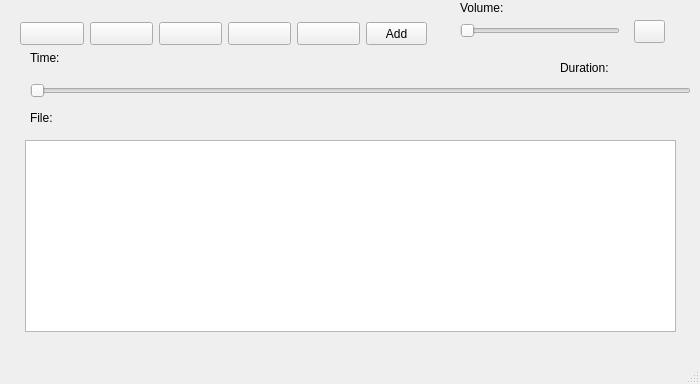
<?xml version="1.0" encoding="UTF-8"?>
<ui version="4.0">
 <class>MainWindow</class>
 <widget class="QMainWindow" name="MainWindow">
  <property name="geometry">
   <rect>
    <x>0</x>
    <y>0</y>
    <width>700</width>
    <height>384</height>
   </rect>
  </property>
  <property name="minimumSize">
   <size>
    <width>700</width>
    <height>384</height>
   </size>
  </property>
  <property name="maximumSize">
   <size>
    <width>700</width>
    <height>384</height>
   </size>
  </property>
  <property name="windowTitle">
   <string>MediaPlayerPD411</string>
  </property>
  <property name="windowIcon">
   <iconset resource="icons.qrc">
    <normaloff>:/icon/cat_icon_144442.ico</normaloff>:/icon/cat_icon_144442.ico</iconset>
  </property>
  <widget class="QWidget" name="centralwidget">
   <widget class="QPushButton" name="pushButton_Play">
    <property name="geometry">
     <rect>
      <x>90</x>
      <y>22</y>
      <width>63</width>
      <height>23</height>
     </rect>
    </property>
    <property name="sizePolicy">
     <sizepolicy hsizetype="Expanding" vsizetype="Fixed">
      <horstretch>0</horstretch>
      <verstretch>0</verstretch>
     </sizepolicy>
    </property>
    <property name="sizeIncrement">
     <size>
      <width>0</width>
      <height>0</height>
     </size>
    </property>
    <property name="text">
     <string/>
    </property>
   </widget>
   <widget class="QPushButton" name="pushButton_Prev">
    <property name="geometry">
     <rect>
      <x>20</x>
      <y>22</y>
      <width>64</width>
      <height>23</height>
     </rect>
    </property>
    <property name="sizePolicy">
     <sizepolicy hsizetype="Expanding" vsizetype="Fixed">
      <horstretch>0</horstretch>
      <verstretch>0</verstretch>
     </sizepolicy>
    </property>
    <property name="sizeIncrement">
     <size>
      <width>0</width>
      <height>0</height>
     </size>
    </property>
    <property name="text">
     <string/>
    </property>
   </widget>
   <widget class="QPushButton" name="pushButton_Pause">
    <property name="geometry">
     <rect>
      <x>228</x>
      <y>22</y>
      <width>63</width>
      <height>23</height>
     </rect>
    </property>
    <property name="sizePolicy">
     <sizepolicy hsizetype="Expanding" vsizetype="Fixed">
      <horstretch>0</horstretch>
      <verstretch>0</verstretch>
     </sizepolicy>
    </property>
    <property name="sizeIncrement">
     <size>
      <width>0</width>
      <height>0</height>
     </size>
    </property>
    <property name="text">
     <string/>
    </property>
   </widget>
   <widget class="QPushButton" name="pushButton_Add">
    <property name="geometry">
     <rect>
      <x>366</x>
      <y>22</y>
      <width>61</width>
      <height>23</height>
     </rect>
    </property>
    <property name="sizePolicy">
     <sizepolicy hsizetype="Expanding" vsizetype="Fixed">
      <horstretch>0</horstretch>
      <verstretch>0</verstretch>
     </sizepolicy>
    </property>
    <property name="sizeIncrement">
     <size>
      <width>0</width>
      <height>0</height>
     </size>
    </property>
    <property name="text">
     <string>Add</string>
    </property>
   </widget>
   <widget class="QPushButton" name="pushButton_Next">
    <property name="geometry">
     <rect>
      <x>297</x>
      <y>22</y>
      <width>63</width>
      <height>23</height>
     </rect>
    </property>
    <property name="sizePolicy">
     <sizepolicy hsizetype="Expanding" vsizetype="Fixed">
      <horstretch>0</horstretch>
      <verstretch>0</verstretch>
     </sizepolicy>
    </property>
    <property name="sizeIncrement">
     <size>
      <width>0</width>
      <height>0</height>
     </size>
    </property>
    <property name="text">
     <string/>
    </property>
   </widget>
   <widget class="QPushButton" name="pushButton_Stop">
    <property name="geometry">
     <rect>
      <x>159</x>
      <y>22</y>
      <width>63</width>
      <height>23</height>
     </rect>
    </property>
    <property name="sizePolicy">
     <sizepolicy hsizetype="Expanding" vsizetype="Fixed">
      <horstretch>0</horstretch>
      <verstretch>0</verstretch>
     </sizepolicy>
    </property>
    <property name="sizeIncrement">
     <size>
      <width>0</width>
      <height>0</height>
     </size>
    </property>
    <property name="text">
     <string/>
    </property>
   </widget>
   <widget class="QSlider" name="horizontalSlider_Volume">
    <property name="geometry">
     <rect>
      <x>460</x>
      <y>20</y>
      <width>160</width>
      <height>22</height>
     </rect>
    </property>
    <property name="orientation">
     <enum>Qt::Horizontal</enum>
    </property>
   </widget>
   <widget class="QSlider" name="horizontalSlider_Time">
    <property name="geometry">
     <rect>
      <x>30</x>
      <y>80</y>
      <width>661</width>
      <height>22</height>
     </rect>
    </property>
    <property name="orientation">
     <enum>Qt::Horizontal</enum>
    </property>
   </widget>
   <widget class="QLabel" name="label_Volume">
    <property name="geometry">
     <rect>
      <x>460</x>
      <y>0</y>
      <width>121</width>
      <height>16</height>
     </rect>
    </property>
    <property name="text">
     <string>Volume:</string>
    </property>
   </widget>
   <widget class="QLabel" name="label_Position">
    <property name="geometry">
     <rect>
      <x>30</x>
      <y>50</y>
      <width>181</width>
      <height>16</height>
     </rect>
    </property>
    <property name="text">
     <string>Time:</string>
    </property>
   </widget>
   <widget class="QLabel" name="label_Duration">
    <property name="geometry">
     <rect>
      <x>560</x>
      <y>60</y>
      <width>131</width>
      <height>16</height>
     </rect>
    </property>
    <property name="text">
     <string>Duration:</string>
    </property>
   </widget>
   <widget class="QLabel" name="label_FileName">
    <property name="geometry">
     <rect>
      <x>30</x>
      <y>110</y>
      <width>681</width>
      <height>16</height>
     </rect>
    </property>
    <property name="text">
     <string>File:</string>
    </property>
   </widget>
   <widget class="QPushButton" name="pushButton_Mute">
    <property name="geometry">
     <rect>
      <x>634</x>
      <y>20</y>
      <width>31</width>
      <height>23</height>
     </rect>
    </property>
    <property name="text">
     <string/>
    </property>
   </widget>
   <widget class="QTableView" name="tableView_Playlist">
    <property name="geometry">
     <rect>
      <x>25</x>
      <y>140</y>
      <width>651</width>
      <height>192</height>
     </rect>
    </property>
   </widget>
  </widget>
  <widget class="QMenuBar" name="menubar">
   <property name="geometry">
    <rect>
     <x>0</x>
     <y>0</y>
     <width>700</width>
     <height>21</height>
    </rect>
   </property>
  </widget>
  <widget class="QStatusBar" name="statusbar"/>
 </widget>
 <resources>
  <include location="icons.qrc"/>
 </resources>
 <connections/>
</ui>
